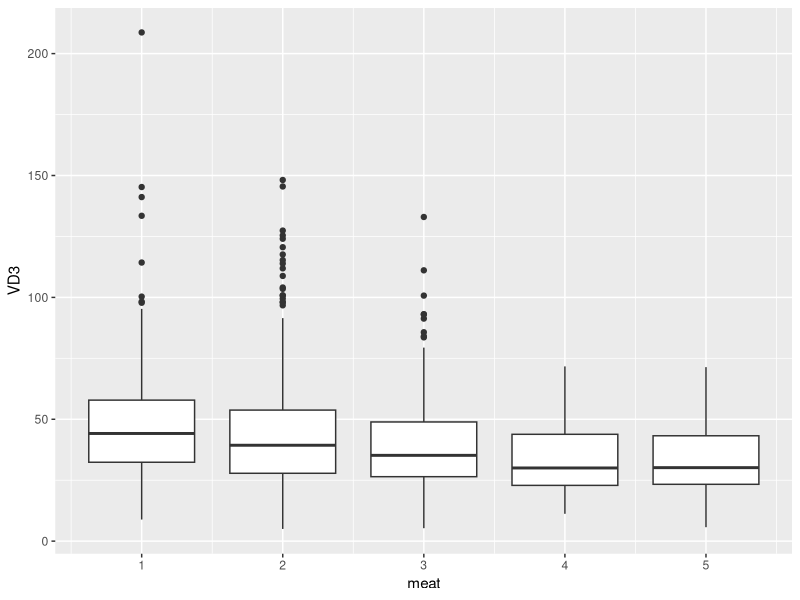

This chart was generated by the following R code:
## ---- chunk 1
library(tidyverse)
## ---- chunk 2
dat <- read.csv("../BIOS706_final_exam_CLHLS.csv")

num_na <- as.data.frame(colSums(is.na(dat))) %>% rename(na = 1)
var_names <- colnames(dat)



df <- dat %>% 
  mutate(height = ifelse(height == 999, NA, height),
         weight = ifelse(weight == 999, NA, weight)) %>% 
  select(ID, dbp, sbp, hypertension, sex, smoking,  age, height, weight, health, VD3) %>% 
  na.omit() 

df <- df %>% 
  mutate(bmi = weight/((height/100)^2)) %>% 
  filter(weight <= mean(df$weight) + 3*sd(df$weight) & weight >= mean(df$weight) - 3*sd(df$weight)) %>% 
  filter(height <= mean(df$height) + 3*sd(df$height) & height >= mean(df$height) - 3*sd(df$height))

my_lm <- lm(VD3 ~ sbp + sex + smoking + age + health + bmi, data = df)

summary(my_lm)

## ---- chunk 3
# Numbers for consort diagram
n_full <- nrow(dat) 
n_na <- nrow(dat) - 878
n_outliers <- 878 - nrow(df)

## ---- chunk 4
dat %>% 
  ggplot(aes(x = meat, y = VD3, group = meat)) +
  geom_boxplot()
